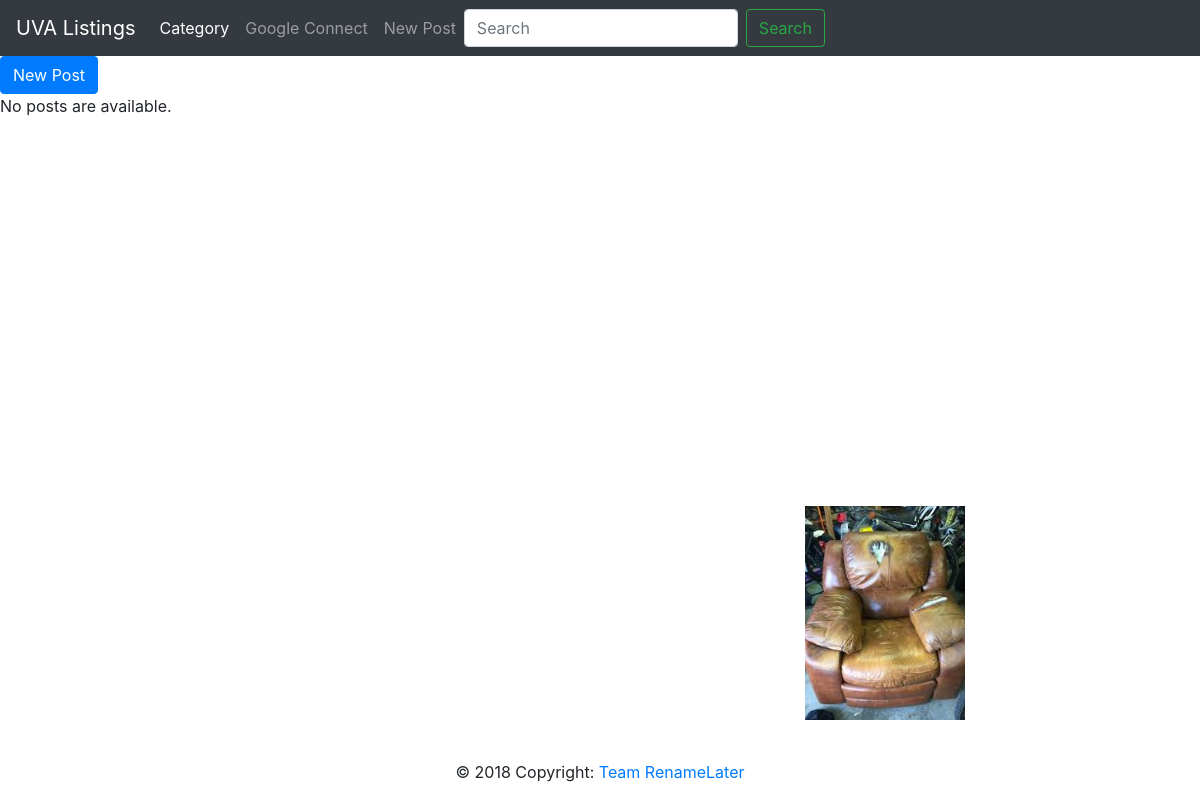
The app's page /posts/, older data.
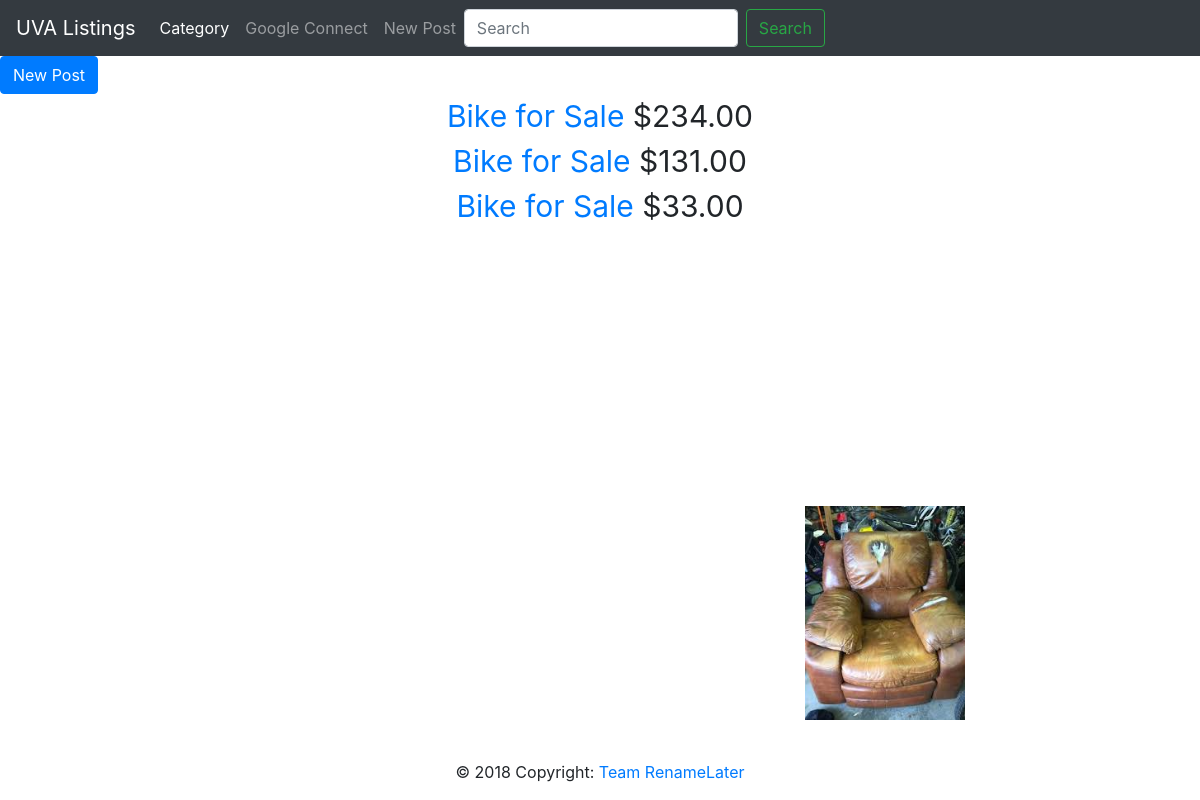
The same page, newer data.
### posts/models.py (models this page shows, shortened)
class Post(models.Model):
    titleText = models.CharField(max_length=200)
    description = models.CharField(max_length=200)
    creation_date = models.CharField(max_length=200)
    postID = models.IntegerField()
    category = models.CharField(max_length=200)
    price = models.DecimalField(max_digits=6, decimal_places=2)

### posts/views.py (the view)
# urls.py: path('', TemplateView.as_view(template_name="login/index.html")),
def index(request):
    template_name = 'posts/postIndex.html'
    postList = Post.objects.order_by('-creation_date')[:5]
    testArray = {1, 2, 3}
    context = {'postList': postList, 'testArray': testArray}
    return render(request, 'posts/postIndex.html',context)

### posts/templates/posts/postIndex.html (shortened to what this page needs)
{% block page %}
{% load socialaccount %}
<head>
	{% load bootstrap4 %}
</head>
{% include "header.html" %}
{% include "footer.html" %}
<body>
	<button class="btn btn-primary" type="submit" onclick="location.href = 'newpost';">New Post</button>
	{% if postList %}
		{% for postVar in postList %}
			<div style = "text-align: center; font-size: 30px"><a href="/posts/{{ forloop.counter }}/">{{ postVar.titleText }}</a>
				<a>${{ postVar.price }}</a></div>
		{% endfor %}
	{% else %}
		<p>No posts are available.</p>
	{% endif %}
</body>
{% endblock %}

### resources/htmlFiles/header.html (shortened to what this page needs)
	<link rel="stylesheet" type="text/css" href="posts.css">
	<link rel="stylesheet" href="https://maxcdn.bootstrapcdn.com/bootstrap/4.3.1/css/bootstrap.min.css">
	<link rel="stylesheet" href="https://stackpath.bootstrapcdn.com/bootstrap/4.3.1/css/bootstrap.min.css">
	<header>
		<nav style="bg-color: red;" class="navbar navbar-expand-lg navbar-dark bg-dark">
			<a class="navbar-brand" href="/">UVA Listings</a>
			<div class="collapse navbar-collapse" id="navbarNav">
				<ul class="navbar-nav">
					<li class="nav-item active">
						<a class="nav-link" href="#">Category<span class="sr-only">(current)</span></a>
					</li>
					<li class="nav-item">
						<a class="nav-link" href="/profile/">Google Connect</a>
					</li>
					<li class="nav-item">
						<a class="nav-link" href="post/newpost">New Post</a>
					</li>
				</ul>
				<form class="form-inline my-2 my-lg-0">
				<input class="form-control mr-sm-2" type="search" placeholder="Search" aria-label="Search">
				<button class="btn btn-outline-success my-2 my-sm-0" type="submit">Search</button>
				</form>
			</div>
		</nav>
	</header>

### resources/htmlFiles/footer.html (shortened to what this page needs)
<footer class="page-footer font-small mdb-color lighten-3 pt-4 fixed-bottom">
    <div class="container">
      <div class="row">
        <div class="col-lg-2 col-md-12 mb-4">
        </div>
        <div class="col-lg-2 col-md-6 mb-4">
        </div>
        <div class="col-lg-2 col-md-6 mb-4">
        </div>
        <div class="col-lg-2 col-md-12 mb-4">
        </div>
        <div class="col-lg-2 col-md-6 mb-4">
          <div class="view overlay z-depth-1-half">
            <img class="img-fluid"
              alt="">
          </div>
        </div>
        <div class="col-lg-2 col-md-6 mb-4">
        </div>
      </div>
    </div>
    <div class="footer-copyright text-center py-3">© 2018 Copyright:
      <a href="https://renamelater-craigslist.herokuapp.com/"> Team RenameLater</a>
    </div>
  </footer>

Row changes from the older to the newer data that the page shows:
added Post: titleText "Bike for Sale", price "234.00"
added Post: titleText "Bike for Sale", price "131.00"
added Post: titleText "Bike for Sale", price "33.00"
Text that changed along with them:
text no longer shown: "No posts are available."
